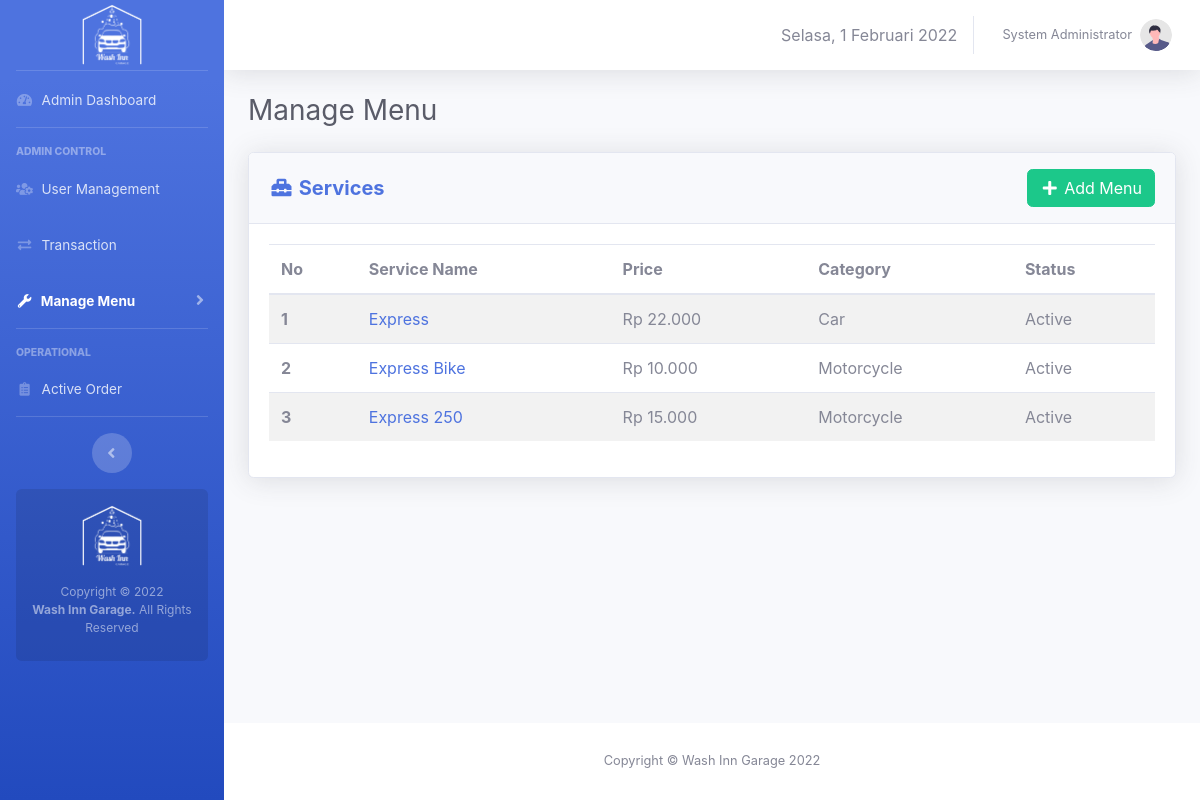
Before: /admin/service-menu.php (signed in) with the older database file.
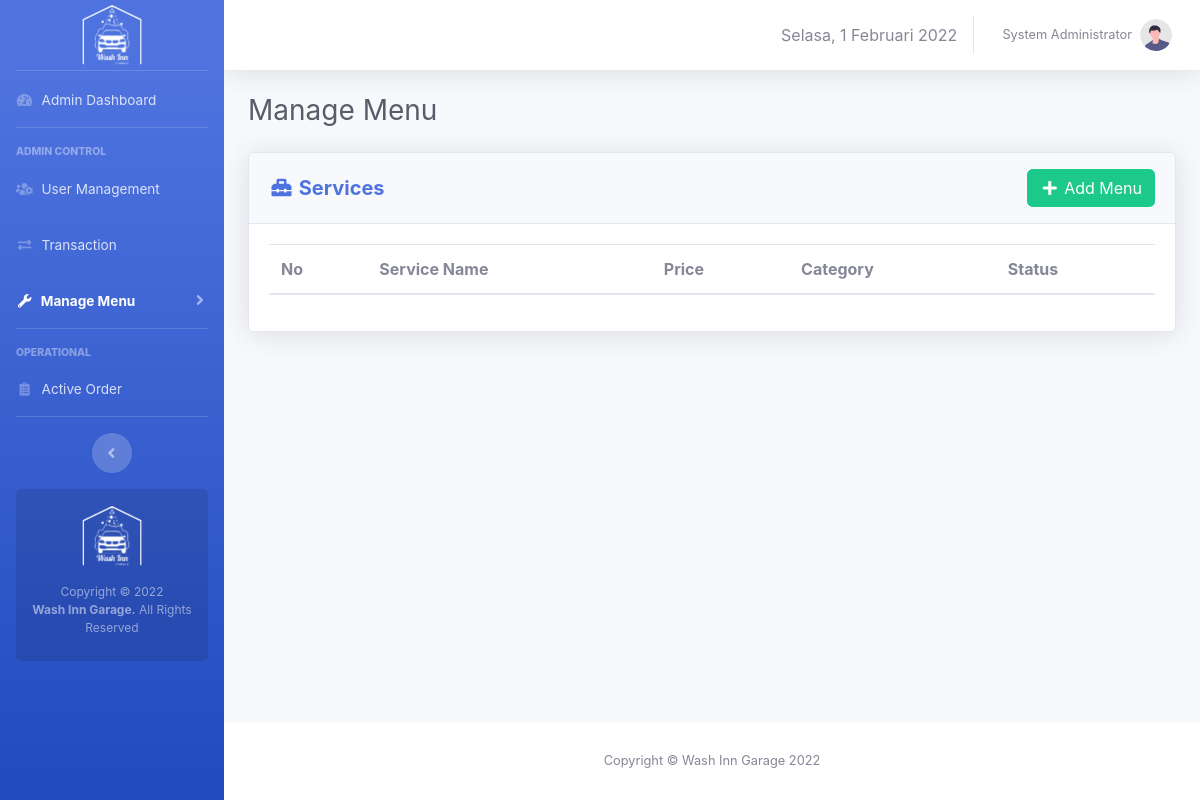
After: the same page with the newer database file.
### tables this page shows
CREATE TABLE `users` (
  `id` int(11) NOT NULL,
  `fullname` varchar(50) NOT NULL,
  `email` varchar(50) NOT NULL,
  `phone` varchar(15) NOT NULL DEFAULT 'n/a',
  `username` varchar(50) NOT NULL,
  `role` enum('admin','operator') NOT NULL,
  `password` varchar(255) NOT NULL
);

CREATE TABLE `menus` (
  `id` int(10) NOT NULL,
  `type` enum('service','merchandise','food','beverage') NOT NULL,
  `category` enum('Car','Motorcycle') DEFAULT NULL,
  `name` varchar(50) NOT NULL,
  `price` int(20) NOT NULL,
  `image` varchar(100) DEFAULT 'no-thumbnail.jpg',
  `description` varchar(1000) DEFAULT NULL,
  `stock` int(10) DEFAULT NULL,
  `poin` int(11) NOT NULL,
  `status` enum('active','inactive','out of stock') NOT NULL
);

### core/init.php (called while the page is built, shortened)
<?php
if (!empty($_SERVER['HTTPS']) && ('on' == $_SERVER['HTTPS'])) {
  $home = 'https://';
} else {
  $home = 'http://';
}
$home   .= $_SERVER['HTTP_HOST'] . '/washinngarage';
$assets  = $home . '/assets';

### admin/admin-only.php (called while the page is built)
<?php
	require_once '../core/init.php';
	if (isset($_SESSION['wig_user'])) {
		$username = $_SESSION['wig_user'];
		if (checkRole($username) != 'admin') {
			header("Location: ".$home."/operator/");
		}
	}else{
		header("Location: ".$home."/login.php");
	}
	$current_user = $_SESSION['wig_user']
?>

### core/user.php (called while the page is built, shortened)
<?php
function checkRole($username)
{
	global $link;
	$username = mysqli_real_escape_string($link, $username);
	$query = "SELECT role FROM users WHERE username = '$username'";
	$result = mysqli_query($link, $query);
	$data 	= mysqli_fetch_assoc($result);
	return $data['role'];
}
function getUserByUsername($username){
	global $link;
	$username = mysqli_real_escape_string($link, $username);
	$query = "SELECT * FROM users WHERE username = '$username'";
	$result = mysqli_query($link, $query);
	$data = mysqli_fetch_assoc($result);
	return $data;
}
 ?>

### admin/service-menu.php (the view, shortened to what this page needs)
<?php
require_once 'admin-only.php';
$activePageLvl = 3;
$i = 1;
$query_getServices = "SELECT * FROM menus WHERE type = 'service'";
$execute_getServices = mysqli_query($link, $query_getServices);
?>
<!DOCTYPE html>
<html>
<head>
  <link rel="stylesheet" type="text/css" href="<?= $assets ?>/css/sb-admin-2.min.css">
  <link href="<?= $assets ?>/vendor/fontawesome-free/css/all.min.css" rel="stylesheet" type="text/css">
  <link href="<?= $assets ?>/vendor/datatables/dataTables.bootstrap4.min.css" rel="stylesheet">
</head>
<body class="page-top">
  <div id="wrapper">
    <?php require_once 'view-template/sidebar.php'; ?>
    <div id="content-wrapper" class="d-flex flex-column">
      <div id="content">
        <?php require_once 'view-template/topbar.php'; ?>
        <div class="container-fluid">
          <div class="d-sm-flex align-items-center justify-content-between mb-4">
            <h1 class="h3 mb-0 text-gray-800">Manage Menu </h1>
          </div>
          <div class="row">
            <div class="col-xl-12 col-lg-12" id="panelUtama">
              <div class="card shadow mb-4">
                <div class="card-header py-3 d-flex flex-row align-items-center justify-content-between">
                  <h5 class="m-0 font-weight-bold text-primary"><i class="fas fa-toolbox fa-fw"></i> Services</h5>
                  <a data-toggle="modal" data-target="#addMenuModal" class="btn btn-success"><i class="fas fa-plus fa-fw"></i> Add Menu</a>
                </div>
                <div class="card-body">
                  <table class="table table-striped" id="services">
                    <thead>
                      <tr>
                        <th scope="col">No</th>
                        <th scope="col">Service Name</th>
                        <th scope="col">Price</th>
                        <th scope="col">Category</th>
                        <th scope="col">Status</th>
                      </tr>
                    </thead>
                    <tbody>
                      <?php while ($service = mysqli_fetch_assoc($execute_getServices)) {
                        $status = ($service['status'] == 'active') ? 'Active' : 'Inactive';
                        $type = ($service['type'] == 'service') ? 'Service' : 'other';
                        $price = 'Rp ' . number_format($service['price'], 0, ',', '.')
                      ?>
                        <tr onclick="openDetail('<?= $service['image'] . '\',\'' . $service['name'] . '\',\'' . $type . '\',\'' . $service['category'] . '\',\'' . $price . '\',\'' . $status . '\',\'' . $service['description'] . '\',\'' . $service['id'] . '\',\'' . $service['price'] . '\',\'' . $service['poin'] ?>')">
                          <th scope="row"><?= $i ?></th>
                          <td><a href="#" class="text-decoration-none"><?= $service['name'] ?></a></td>
                          <td><?= $price ?></td>
                          <td><?= $service['category'] ?></td>
                          <td><?= $status ?></td>
                        </tr>
                      <?php $i++;
                      } ?>
                    </tbody>
                  </table>
                </div>
              </div>
            </div>
          </div>
        </div>
      </div>
      <?php require_once "view-template/footer.php" ?>
    </div>
  </div>
</body>
</html>

### admin/view-template/sidebar.php (shortened to what this page needs)
<?php
    if ($activePageLvl == 0) {
        $lvl0 = 'active';
    }elseif ($activePageLvl == 1) {
         $lvl1 = 'active';
    }elseif ($activePageLvl == 2) {
         $lvl2 = 'active';
    }elseif ($activePageLvl == 3) {
         $lvl3 = 'active';
    }elseif ($activePageLvl == 4) {
         $lvl4 = 'active';
    }
?>
<ul class="navbar-nav bg-gradient-primary sidebar sidebar-dark accordion" id="accordionSidebar">
    <a class="sidebar-brand d-flex align-items-center justify-content-center" href="index.html">
        <div class="sidebar-brand-icon">
            <img src="<?=$assets?>/img/logo-white.png" width=60px>
        </div>
    </a>
    <hr class="sidebar-divider my-0">
    <li class="nav-item <?=$lvl0?>">
        <a class="nav-link" href="<?=$home?>/admin">
            <i class="fas fa-fw fa-tachometer-alt"></i>
            <span>Admin Dashboard</span>
        </a>
    </li>
    <hr class="sidebar-divider">
    <div class="sidebar-heading">
        Admin Control
    </div>
    <li class="nav-item <?=$lvl1?>">
        <a class="nav-link" href="manage-user.php">
            <i class="fas fa-fw fa-users-cog"></i>
            <span>User Management</span>
        </a>
    </li>
    <li class="nav-item <?=$lvl2?>">
        <a class="nav-link" href="manage-user.php">
            <i class="fas fa-fw fa-exchange-alt"></i>
            <span>Transaction</span>
        </a>
    </li>
    <li class="nav-item <?=$lvl3?>">
        <a class="nav-link collapsed" href="#" data-toggle="collapse" data-target="#collapseMenu"
            aria-expanded="true" aria-controls="collapseMenu">
            <i class="fas fa-fw fa-wrench"></i>
            <span>Manage Menu</span>
        </a>
    </li>
    <hr class="sidebar-divider">
    <div class="sidebar-heading">
        Operational
    </div>
    <li class="nav-item <?=$lvl4?>">
        <a class="nav-link" href="charts.html">
            <i class="fas fa-fw fa-clipboard-list"></i>
            <span>Active Order</span></a>
    </li>
    <hr class="sidebar-divider d-none d-md-block">
    <div class="text-center d-none d-md-inline">
        <button class="rounded-circle border-0" id="sidebarToggle"></button>
    </div>
    <div class="sidebar-card d-none d-lg-flex">
        <img class="mb-3" src="<?=$assets?>/img/logo-white.png" width=60px>
        <p class="text-center mb-2">Copyright &copy; 2022 <br><strong>Wash Inn Garage.</strong> All Rights Reserved</p>
    </div>
</ul>

### admin/view-template/topbar.php (shortened to what this page needs)
<?php
    $userdetail = getUserByUsername($current_user);
?>
<nav class="navbar navbar-expand navbar-light bg-white topbar mb-4 static-top shadow">
    <ul class="navbar-nav ml-auto">
        <li class="nav-item d-none d-lg-inline my-auto">
            <span id="tgl"></span>
        </li>
        <li class="nav-item dropdown no-arrow">
            <a class="nav-link dropdown-toggle" href="#" id="userDropdown" role="button"
                data-toggle="dropdown" aria-haspopup="true" aria-expanded="false">
                <span class="mr-2 d-none d-lg-inline text-gray-600 small"><?= $userdetail['fullname'] ?></span>
                <img class="img-profile rounded-circle"
                    src="<?=$assets?>/img/undraw_profile.svg">
            </a>
        </li>
    </ul>
</nav>

### admin/view-template/footer.php
<footer class="sticky-footer bg-white">
    <div class="container my-auto">
        <div class="copyright text-center my-auto">
            <span>Copyright &copy; Wash Inn Garage 2022</span>
        </div>
    </div>
</footer>

Changed rows visible on the page:
removed menus: name "Express", price "Rp 22.000", category "Car", status "Active"
removed menus: name "Express Bike", price "Rp 10.000", category "Motorcycle", status "Active"
removed menus: name "Express 250", price "Rp 15.000", category "Motorcycle", status "Active"
